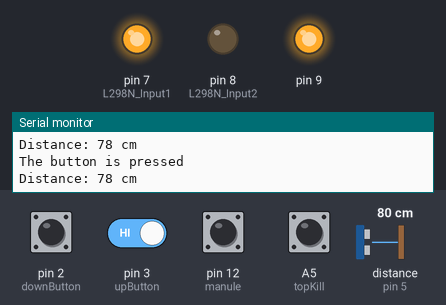
Bench run of a sketch on a simulated Arduino Nano, built with avr-gcc and run on an emulated ATmega328P. On the bench: output pins drawn as LEDs (lit = HIGH), the last lines printed to the serial monitor. Wiring (inferred from the names in the program): ultrasonic range finder: trigger pin 6; echo pin 5. Inputs (shaded band) come from the test bench; at power-on: A5 (topKill), pin 2 (downButton), pin 3 (upButton), pin 12 (manule) HIGH, distance to the obstacle (sensor on pin 5) 80 cm. The echo pulse lasts 58.3 µs per cm; pins used as bus, display or sensor lines are not drawn.

Above: at 1.2 s.
1.3 s: pin 12 (manule) pulled LOW for 0.15 s
At 1.8 s:
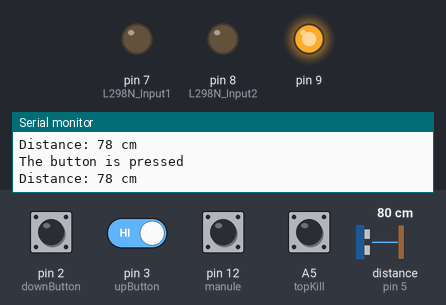
12.9 s: pin 3 (upButton) driven LOW and pin 12 (manule) driven LOW
At 13.9 s:
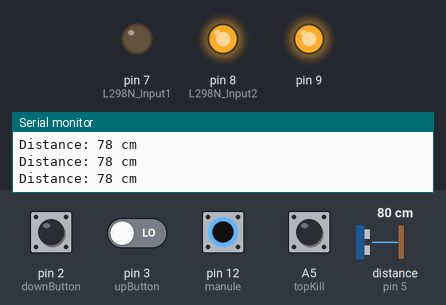
Timing chart, 0 to 15.9 s (numbered marks = the images above; inputs shaded):
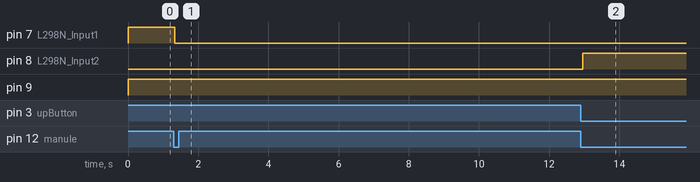

The sketch:

sketch_apr22a.ino
```cpp
/*
Connect Pin 7 to IN1 of L298N Motor Driver
Connect Pin 8 to IN2 of L298N Motor Driver
Connect Pin 9 to EN of L298N Motor Driver to Control speed of the DC motor
*/

//Buttons
const int downButton = 2;     // the pin number of the downButton
const int upButton = 3;       // the pin number of the upButton
const int topKill = A5;       // the pin number of the topKill
const int bottomKill = A6;    // the pin number of the bottomKill
const int manule=12;          // the pin number of the Manule/Automatic control
//End Buttons
//Defualts Values
int topKillSwitch = 1;
int bottomKillSwitch =1;
int downButtonState = 0;
int upButtonState = 0;
int manuleState = 0;
//End Defualts Values
//HC-SR04 Defualts
#define echoPin 5             // attach pin D2 Arduino to pin Echo of HC-SR04
#define trigPin 6             //attach pin D3 Arduino to pin Trig of HC-SR04
int val = 0;
long duration;                // variable for the duration of sound wave travel
int distance;                 // variable for the Distance
//End HC-SR04 Defualts


void setup(){
  Serial.begin(9600);
  pinMode(topKill, INPUT_PULLUP);
  pinMode(bottomKill, INPUT_PULLUP);
  pinMode(downButton, INPUT_PULLUP);
  pinMode(upButton, INPUT_PULLUP);
  pinMode(manule, INPUT_PULLUP);
  pinMode(trigPin, OUTPUT);               // Sets the trigPin as an OUTPUT
  pinMode(echoPin, INPUT);                // Sets the echoPin as an INPUT
  pinMode(7, OUTPUT);                     //L298N Input1
  pinMode(8, OUTPUT);                     //L298N Input2
}

void loop(){
  manuleState = digitalRead(manule);
  //Serial.println(manuleState);
  if(manuleState==LOW){
    // To control using Push Buttons
    downButtonState = digitalRead(downButton);
    //Serial.println(downButtonState);
    upButtonState = digitalRead(upButton);
    //Serial.println(bbuttonState);
    //
    //TEST
    //
    //HC-SR04
    digitalWrite(trigPin, LOW);
    delayMicroseconds(2);
    // Sets the trigPin HIGH (ACTIVE) for 10 microseconds
    digitalWrite(trigPin, HIGH);
    delayMicroseconds(10);
    digitalWrite(trigPin, LOW);
    // Reads the echoPin, returns the sound wave travel time in microseconds
    duration = pulseIn(echoPin, HIGH);
    // Calculating the distance
    distance = duration * 0.034 / 2; // Speed of sound wave divided by 2 (go and back)
    // Displays the distance on the Serial Monitor
    Serial.print("Distance: ");
    Serial.print(distance);
    Serial.println(" cm");
    topKillSwitch = digitalRead(topKill);
    bottomKillSwitch = digitalRead(bottomKill);
    //
    //TEST
    //
    if(downButtonState==LOW){
      analogWrite(9, 255);
      digitalWrite(7,HIGH);
      digitalWrite(8,LOW);
    }
    else if(upButtonState==LOW){
      analogWrite(9, 255);
      digitalWrite(7,LOW);
      digitalWrite(8,HIGH);
    }
    else{
      digitalWrite(7,LOW);
      digitalWrite(8,LOW);
    }
  }
  else{
    //HC-SR04
    digitalWrite(trigPin, LOW);
    delayMicroseconds(2);
    // Sets the trigPin HIGH (ACTIVE) for 10 microseconds
    digitalWrite(trigPin, HIGH);
    delayMicroseconds(10);
    digitalWrite(trigPin, LOW);
    // Reads the echoPin, returns the sound wave travel time in microseconds
    duration = pulseIn(echoPin, HIGH);
    // Calculating the distance
    distance = duration * 0.034 / 2; // Speed of sound wave divided by 2 (go and back)
    // Displays the distance on the Serial Monitor
    /*Serial.print("Distance: ");
    Serial.print(distance);
    Serial.println(" cm");*/
    topKillSwitch = digitalRead(topKill);
    bottomKillSwitch = digitalRead(bottomKill);

    if (digitalRead(topKillSwitch) == LOW || digitalRead(bottomKillSwitch) == LOW){

      Serial.println("The button is pressed");
      Serial.print("Distance: ");
      Serial.print(distance);
      Serial.println(" cm");

      if(downButtonState==LOW){
      analogWrite(9, 255);
      digitalWrite(7,HIGH);
      digitalWrite(8,LOW);
    }
    else if(upButtonState==LOW){

      analogWrite(9, 255);
      digitalWrite(7,LOW);
      digitalWrite(8,HIGH);
    }
    else{
      digitalWrite(7,LOW);
      digitalWrite(8,LOW);
    }
  }

  else {


    if(distance>30){
      Serial.print("Distance: ");
      Serial.print(distance);
      Serial.println(" cm");
      analogWrite(9, 250);
      digitalWrite(7,HIGH);
      digitalWrite(8,LOW);
      //Serial.println("Fowad");
    }
    else if(distance<28){
      Serial.print("Distance: ");
      Serial.print(distance);
      Serial.println(" cm");
      analogWrite(9, 250);
      digitalWrite(7,LOW);
      digitalWrite(8,HIGH);
      //Serial.println("Backwad");
    }
    else{
      //Serial.println("NO MOVEMENT");
      Serial.print("Distance: ");
      Serial.print(distance);
      Serial.println(" cm");
      digitalWrite(7,LOW);
      digitalWrite(8,LOW);

    }
  }}
}
```

Measured:
- after the input at 1.3 s, pin 7 (L298N_Input1): HIGH → LOW at once
- after the input at 12.9 s, pin 8 (L298N_Input2): LOW → HIGH after 0.05 s
